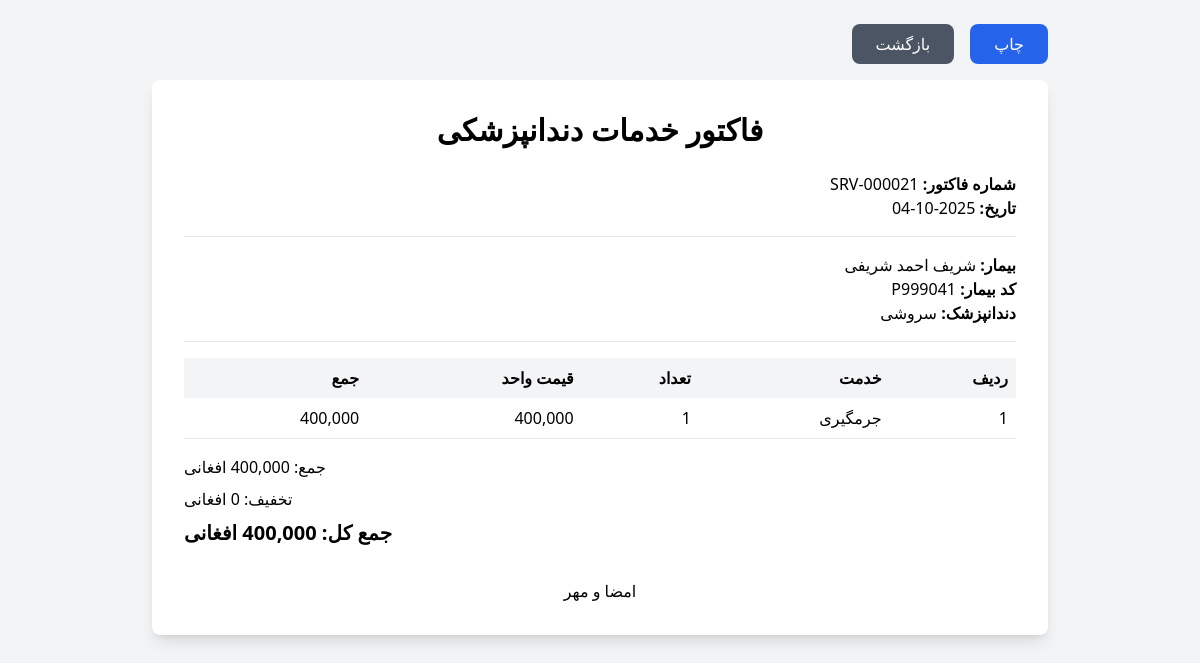
The app's page /reports/invoices/service_invoice.php?id=21 (signed in) with its own data.
### tables this page shows
CREATE TABLE `services` (
  `id` int(11) NOT NULL,
  `patient_id` int(11) DEFAULT NULL,
  `service_name` varchar(100) NOT NULL,
  `service_name_en` varchar(100) DEFAULT NULL,
  `description` text DEFAULT NULL,
  `base_price` decimal(10,2) NOT NULL,
  `category` varchar(50) DEFAULT NULL,
  `service_date` date DEFAULT NULL,
  `tooth_number` varchar(10) DEFAULT NULL,
  `quantity` int(11) DEFAULT 1,
  `unit_price` decimal(10,2) DEFAULT NULL,
  `total_price` decimal(10,2) DEFAULT NULL,
  `discount` decimal(10,2) DEFAULT 0.00,
  `final_price` decimal(10,2) DEFAULT NULL,
  `dentist_id` int(11) DEFAULT NULL,
  `status` enum('template','pending','completed','cancelled') DEFAULT 'template',
  `notes` text DEFAULT NULL,
  `is_active` tinyint(1) DEFAULT 1,
  `created_by` int(11) DEFAULT NULL,
  `created_at` datetime DEFAULT current_timestamp(),
  `updated_at` datetime DEFAULT current_timestamp() ON UPDATE current_timestamp()
);

CREATE TABLE `patients` (
  `id` int(11) NOT NULL,
  `patient_code` varchar(20) NOT NULL,
  `first_name` varchar(50) NOT NULL,
  `last_name` varchar(50) NOT NULL,
  `age` int(11) DEFAULT NULL,
  `gender` enum('male','female','other') DEFAULT NULL,
  `phone` varchar(20) NOT NULL,
  `email` varchar(100) DEFAULT NULL,
  `address` text DEFAULT NULL,
  `medical_history` text DEFAULT NULL,
  `allergies` text DEFAULT NULL,
  `notes` text DEFAULT NULL,
  `created_by` int(11) DEFAULT NULL,
  `created_at` datetime DEFAULT current_timestamp(),
  `updated_at` datetime DEFAULT current_timestamp() ON UPDATE current_timestamp()
);

CREATE TABLE `users` (
  `id` int(11) NOT NULL,
  `username` varchar(50) NOT NULL,
  `password` varchar(255) NOT NULL,
  `full_name` varchar(100) NOT NULL,
  `email` varchar(100) DEFAULT NULL,
  `phone` varchar(20) DEFAULT NULL,
  `role` enum('admin','dentist','secretary','accountant') NOT NULL,
  `monthly_salary` decimal(10,2) DEFAULT 0.00,
  `salary_currency` varchar(20) DEFAULT 'افغانی',
  `hire_date` date DEFAULT NULL,
  `job_title` varchar(100) DEFAULT NULL,
  `is_active` tinyint(1) DEFAULT 1,
  `is_staff` tinyint(1) DEFAULT 0,
  `last_login` datetime DEFAULT NULL,
  `failed_login_attempts` int(11) DEFAULT 0,
  `locked_until` datetime DEFAULT NULL,
  `password_changed_at` datetime DEFAULT current_timestamp(),
  `created_at` datetime DEFAULT current_timestamp(),
  `updated_at` datetime DEFAULT current_timestamp() ON UPDATE current_timestamp()
);

### config/database.php (called while the page is built, shortened)
<?php
function getDBConnection()
{
    try {
        if (DB_TYPE === 'sqlite') {
            $db = new PDO('sqlite:' . DB_PATH);
            $db->setAttribute(PDO::ATTR_ERRMODE, PDO::ERRMODE_EXCEPTION);
            $db->setAttribute(PDO::ATTR_DEFAULT_FETCH_MODE, PDO::FETCH_ASSOC);
            $db->exec('PRAGMA foreign_keys = ON;');
            return $db;
        } else {
            $dsn = "mysql:host=" . DB_HOST . ";port=" . DB_PORT . ";dbname=" . DB_NAME . ";charset=" . DB_CHARSET;
            $options = [
                PDO::ATTR_ERRMODE => PDO::ERRMODE_EXCEPTION,
                PDO::ATTR_DEFAULT_FETCH_MODE => PDO::FETCH_ASSOC,
                PDO::ATTR_EMULATE_PREPARES => false,
            ];
            return new PDO($dsn, DB_USER, DB_PASS, $options);
        }
    } catch (PDOException $e) {
        die("Database connection failed: " . $e->getMessage());
    }
}
function executeQuery($query, $params = [])
{
    $db = getDBConnection();
    $stmt = $db->prepare($query);
    $stmt->execute($params);
    return $stmt;
}
function fetchOne($query, $params = [], $useCache = false)
{
    $stmt = executeQuery($query, $params);
    $result = $stmt->fetch();
    return $result;
}

### reports/invoices/service_invoice.php (the view, shortened to what this page needs)
<?php
$serviceId = intval($_GET['id'] ?? 0);
$service = fetchOne("
    SELECT s.*, p.first_name, p.last_name, p.patient_code, p.phone, u.full_name as dentist_name
    FROM services s
    JOIN patients p ON s.patient_id = p.id
    LEFT JOIN users u ON s.dentist_id = u.id
    WHERE s.id = ?
", [$serviceId]);
$invoiceNumber = 'SRV-' . str_pad($serviceId, 6, '0', STR_PAD_LEFT);
$subtotal = $service['total_price'];
$discount = $service['discount'];
$total = $subtotal - $discount;
?>
<!DOCTYPE html>
<html lang="fa" dir="rtl">
<head>
    <script src="https://cdn.tailwindcss.com"></script>
</head>
<body class="bg-gray-100 p-6">
    <div class="max-w-4xl mx-auto">
        <div class="no-print flex gap-4 mb-4">
            <button onclick="window.print()" class="bg-blue-600 hover:bg-blue-700 text-white px-6 py-2 rounded-lg">
                چاپ
            </button>
            <a href="../../patients/view.php?id=<?php echo $service['patient_id']; ?>" class="bg-gray-600 hover:bg-gray-700 text-white px-6 py-2 rounded-lg">
                بازگشت
            </a>
        </div>
        <div class="bg-white rounded-lg shadow-lg p-8">
            <h1 class="text-3xl font-bold text-center mb-6">فاکتور خدمات دندانپزشکی</h1>
            <div class="border-b pb-4 mb-4">
                <p><strong>شماره فاکتور:</strong> <?php echo $invoiceNumber; ?></p>
                <p><strong>تاریخ:</strong> <?php echo $service['service_date']; ?></p>
            </div>
            <div class="border-b pb-4 mb-4">
                <p><strong>بیمار:</strong> <?php echo $service['first_name'] . ' ' . $service['last_name']; ?></p>
                <p><strong>کد بیمار:</strong> <?php echo $service['patient_code']; ?></p>
                <p><strong>دندانپزشک:</strong> <?php echo $service['dentist_name']; ?></p>
            </div>
            <table class="w-full mb-4">
                <thead class="bg-gray-100">
                    <tr>
                        <th class="p-2 text-right">ردیف</th>
                        <th class="p-2 text-right">خدمت</th>
                        <th class="p-2 text-right">تعداد</th>
                        <th class="p-2 text-right">قیمت واحد</th>
                        <th class="p-2 text-right">جمع</th>
                    </tr>
                </thead>
                <tbody>
                    <tr class="border-b">
                        <td class="p-2">1</td>
                        <td class="p-2"><?php echo $service['service_name']; ?></td>
                        <td class="p-2"><?php echo $service['quantity']; ?></td>
                        <td class="p-2"><?php echo number_format($service['unit_price']); ?></td>
                        <td class="p-2"><?php echo number_format($service['total_price']); ?></td>
                    </tr>
                </tbody>
            </table>
            <div class="text-left space-y-2">
                <p>جمع: <?php echo number_format($subtotal); ?> افغانی</p>
                <p>تخفیف: <?php echo number_format($discount); ?> افغانی</p>
                <p class="text-xl font-bold">جمع کل: <?php echo number_format($total); ?> افغانی</p>
            </div>
            <div class="mt-8 text-center">
                <p>امضا و مهر</p>
            </div>
        </div>
    </div>
</body>
</html>

### records on screen
services: service_date "2025-10-04", patient.first_name "شریف احمد", patient.last_name "شریفی", patient.patient_code "P999041", dentist.full_name "سروشی", service_name "جرمگیری", quantity "1", unit_price "400,000", total_price "400,000", total "400,000"

### other values on screen
$invoiceNumber "SRV-000021"
